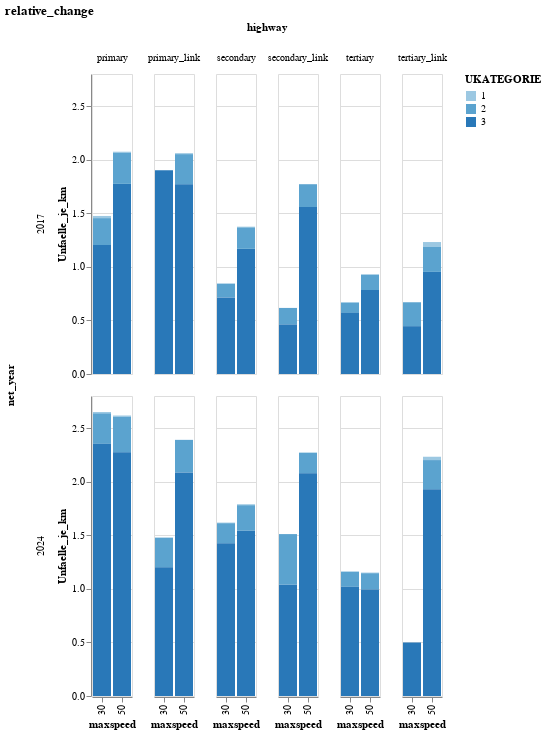

Write notebook code for a chart like this one.
### Code cell
source = Acc2bufferedNet_grouped_allYears_wLength

#source=source[source.net_year=="2017"]

alt.Chart(source, title="relative_change").mark_bar().encode(
    x='maxspeed',
    y='Unfaelle_je_km',
    color='UKATEGORIE:O',
    column="highway",
    tooltip=["UKATEGORIE","count","Unfaelle_je_km","length"],
    row="net_year",
)

### Figure 1 — Vega-Lite specification as saved in the notebook (floating-point values rounded to 4 significant figures)
{"config": {"view": {"continuousWidth": 300, "continuousHeight": 300}}, "data": {"name": "data-9984068ab4f582bf600c1736aea96ec8"}, "mark": {"type": "bar"}, "encoding": {"color": {"field": "UKATEGORIE", "type": "ordinal"}, "column": {"field": "highway", "type": "nominal"}, "row": {"field": "net_year", "type": "nominal"}, "tooltip": [{"field": "UKATEGORIE", "type": "quantitative"}, {"field": "count", "type": "quantitative"}, {"field": "Unfaelle_je_km", "type": "quantitative"}, {"field": "length", "type": "quantitative"}], "x": {"field": "maxspeed", "type": "nominal"}, "y": {"field": "Unfaelle_je_km", "type": "quantitative"}}, "title": "relative_change", "$schema": "https://vega.github.io/schema/vega-lite/v5.20.1.json", "datasets": {"data-9984068ab4f582bf600c1736aea96ec8": [{"highway": "primary", "maxspeed": "30", "UKATEGORIE": 1, "count": 4, "net_year": "2017", "length": 195.2, "Unfaelle_je_km": 0.02049}, {"highway": "primary", "maxspeed": "30", "UKATEGORIE": 2, "count": 49, "net_year": "2017", "length": 195.2, "Unfaelle_je_km": 0.251}, {"highway": "primary", "maxspeed": "30", "UKATEGORIE": 3, "count": 235, "net_year": "2017", "length": 195.2, "Unfaelle_je_km": 1.204}, {"highway": "primary", "maxspeed": "50", "UKATEGORIE": 1, "count": 78, "net_year": "2017", "length": 8523.0, "Unfaelle_je_km": 0.009151}, {"highway": "primary", "maxspeed": "50", "UKATEGORIE": 2, "count": 2483, "net_year": "2017", "length": 8523.0, "Unfaelle_je_km": 0.2913}, {"highway": "primary", "maxspeed": "50", "UKATEGORIE": 3, "count": 15123, "net_year": "2017", "length": 8523.0, "Unfaelle_je_km": 1.774}, {"highway": "primary_link", "maxspeed": "30", "UKATEGORIE": 3, "count": 11, "net_year": "2017", "length": 5.787, "Unfaelle_je_km": 1.901}, {"highway": "primary_link", "maxspeed": "50", "UKATEGORIE": 1, "count": 2, "net_year": "2017", "length": 216.9, "Unfaelle_je_km": 0.009222}, {"highway": "primary_link", "maxspeed": "50", "UKATEGORIE": 2, "count": 61, "net_year": "2017", "length": 216.9, "Unfaelle_je_km": 0.2813}, {"highway": "primary_link", "maxspeed": "50", "UKATEGORIE": 3, "count": 384, "net_year": "2017", "length": 216.9, "Unfaelle_je_km": 1.771}, {"highway": "secondary", "maxspeed": "30", "UKATEGORIE": 1, "count": 4, "net_year": "2017", "length": 1093.0, "Unfaelle_je_km": 0.003658}, {"highway": "secondary", "maxspeed": "30", "UKATEGORIE": 2, "count": 139, "net_year": "2017", "length": 1093.0, "Unfaelle_je_km": 0.1271}, {"highway": "secondary", "maxspeed": "30", "UKATEGORIE": 3, "count": 782, "net_year": "2017", "length": 1093.0, "Unfaelle_je_km": 0.7151}, {"highway": "secondary", "maxspeed": "50", "UKATEGORIE": 1, "count": 155, "net_year": "2017", "length": 22630.0, "Unfaelle_je_km": 0.006849}, {"highway": "secondary", "maxspeed": "50", "UKATEGORIE": 2, "count": 4538, "net_year": "2017", "length": 22630.0, "Unfaelle_je_km": 0.2005}, {"highway": "secondary", "maxspeed": "50", "UKATEGORIE": 3, "count": 26430, "net_year": "2017", "length": 22630.0, "Unfaelle_je_km": 1.168}, {"highway": "secondary_link", "maxspeed": "30", "UKATEGORIE": 2, "count": 1, "net_year": "2017", "length": 6.486, "Unfaelle_je_km": 0.1542}, {"highway": "secondary_link", "maxspeed": "30", "UKATEGORIE": 3, "count": 3, "net_year": "2017", "length": 6.486, "Unfaelle_je_km": 0.4625}, {"highway": "secondary_link", "maxspeed": "50", "UKATEGORIE": 2, "count": 27, "net_year": "2017", "length": 126.5, "Unfaelle_je_km": 0.2135}, {"highway": "secondary_link", "maxspeed": "50", "UKATEGORIE": 3, "count": 197, "net_year": "2017", "length": 126.5, "Unfaelle_je_km": 1.558}, {"highway": "tertiary", "maxspeed": "30", "UKATEGORIE": 1, "count": 7, "net_year": "2017", "length": 2945.0, "Unfaelle_je_km": 0.002377}, {"highway": "tertiary", "maxspeed": "30", "UKATEGORIE": 2, "count": 284, "net_year": "2017", "length": 2945.0, "Unfaelle_je_km": 0.09645}, {"highway": "tertiary", "maxspeed": "30", "UKATEGORIE": 3, "count": 1680, "net_year": "2017", "length": 2945.0, "Unfaelle_je_km": 0.5705}, {"highway": "tertiary", "maxspeed": "50", "UKATEGORIE": 1, "count": 81, "net_year": "2017", "length": 18270.0, "Unfaelle_je_km": 0.004433}, {"highway": "tertiary", "maxspeed": "50", "UKATEGORIE": 2, "count": 2613, "net_year": "2017", "length": 18270.0, "Unfaelle_je_km": 0.143}, {"highway": "tertiary", "maxspeed": "50", "UKATEGORIE": 3, "count": 14317, "net_year": "2017", "length": 18270.0, "Unfaelle_je_km": 0.7835}, {"highway": "tertiary_link", "maxspeed": "30", "UKATEGORIE": 2, "count": 1, "net_year": "2017", "length": 4.48, "Unfaelle_je_km": 0.2232}, {"highway": "tertiary_link", "maxspeed": "30", "UKATEGORIE": 3, "count": 2, "net_year": "2017", "length": 4.48, "Unfaelle_je_km": 0.4464}, {"highway": "tertiary_link", "maxspeed": "50", "UKATEGORIE": 1, "count": 2, "net_year": "2017", "length": 43.03, "Unfaelle_je_km": 0.04648}, {"highway": "tertiary_link", "maxspeed": "50", "UKATEGORIE": 2, "count": 10, "net_year": "2017", "length": 43.03, "Unfaelle_je_km": 0.2324}, {"highway": "tertiary_link", "maxspeed": "50", "UKATEGORIE": 3, "count": 41, "net_year": "2017", "length": 43.03, "Unfaelle_je_km": 0.9528}, {"highway": "primary", "maxspeed": "30", "UKATEGORIE": 1, "count": 5, "net_year": "2024", "length": 404.4, "Unfaelle_je_km": 0.01236}, {"highway": "primary", "maxspeed": "30", "UKATEGORIE": 2, "count": 115, "net_year": "2024", "length": 404.4, "Unfaelle_je_km": 0.2844}, {"highway": "primary", "maxspeed": "30", "UKATEGORIE": 3, "count": 952, "net_year": "2024", "length": 404.4, "Unfaelle_je_km": 2.354}, {"highway": "primary", "maxspeed": "50", "UKATEGORIE": 1, "count": 107, "net_year": "2024", "length": 9218.0, "Unfaelle_je_km": 0.01161}, {"highway": "primary", "maxspeed": "50", "UKATEGORIE": 2, "count": 3061, "net_year": "2024", "length": 9218.0, "Unfaelle_je_km": 0.3321}, {"highway": "primary", "maxspeed": "50", "UKATEGORIE": 3, "count": 20965, "net_year": "2024", "length": 9218.0, "Unfaelle_je_km": 2.274}, {"highway": "primary_link", "maxspeed": "30", "UKATEGORIE": 2, "count": 3, "net_year": "2024", "length": 10.82, "Unfaelle_je_km": 0.2772}, {"highway": "primary_link", "maxspeed": "30", "UKATEGORIE": 3, "count": 13, "net_year": "2024", "length": 10.82, "Unfaelle_je_km": 1.201}, {"highway": "primary_link", "maxspeed": "50", "UKATEGORIE": 2, "count": 78, "net_year": "2024", "length": 256.8, "Unfaelle_je_km": 0.3037}, {"highway": "primary_link", "maxspeed": "50", "UKATEGORIE": 3, "count": 536, "net_year": "2024", "length": 256.8, "Unfaelle_je_km": 2.087}, {"highway": "secondary", "maxspeed": "30", "UKATEGORIE": 1, "count": 10, "net_year": "2024", "length": 1745.0, "Unfaelle_je_km": 0.005732}, {"highway": "secondary", "maxspeed": "30", "UKATEGORIE": 2, "count": 327, "net_year": "2024", "length": 1745.0, "Unfaelle_je_km": 0.1874}, {"highway": "secondary", "maxspeed": "30", "UKATEGORIE": 3, "count": 2487, "net_year": "2024", "length": 1745.0, "Unfaelle_je_km": 1.425}, {"highway": "secondary", "maxspeed": "50", "UKATEGORIE": 1, "count": 240, "net_year": "2024", "length": 26870.0, "Unfaelle_je_km": 0.008933}, {"highway": "secondary", "maxspeed": "50", "UKATEGORIE": 2, "count": 6396, "net_year": "2024", "length": 26870.0, "Unfaelle_je_km": 0.2381}, {"highway": "secondary", "maxspeed": "50", "UKATEGORIE": 3, "count": 41452, "net_year": "2024", "length": 26870.0, "Unfaelle_je_km": 1.543}, {"highway": "secondary_link", "maxspeed": "30", "UKATEGORIE": 2, "count": 5, "net_year": "2024", "length": 10.59, "Unfaelle_je_km": 0.4722}, {"highway": "secondary_link", "maxspeed": "30", "UKATEGORIE": 3, "count": 11, "net_year": "2024", "length": 10.59, "Unfaelle_je_km": 1.039}, {"highway": "secondary_link", "maxspeed": "50", "UKATEGORIE": 1, "count": 1, "net_year": "2024", "length": 214.6, "Unfaelle_je_km": 0.004659}, {"highway": "secondary_link", "maxspeed": "50", "UKATEGORIE": 2, "count": 41, "net_year": "2024", "length": 214.6, "Unfaelle_je_km": 0.191}, {"highway": "secondary_link", "maxspeed": "50", "UKATEGORIE": 3, "count": 446, "net_year": "2024", "length": 214.6, "Unfaelle_je_km": 2.078}, {"highway": "tertiary", "maxspeed": "30", "UKATEGORIE": 1, "count": 18, "net_year": "2024", "length": 4252.0, "Unfaelle_je_km": 0.004234}, {"highway": "tertiary", "maxspeed": "30", "UKATEGORIE": 2, "count": 593, "net_year": "2024", "length": 4252.0, "Unfaelle_je_km": 0.1395}, {"highway": "tertiary", "maxspeed": "30", "UKATEGORIE": 3, "count": 4335, "net_year": "2024", "length": 4252.0, "Unfaelle_je_km": 1.02}, {"highway": "tertiary", "maxspeed": "50", "UKATEGORIE": 1, "count": 151, "net_year": "2024", "length": 25600.0, "Unfaelle_je_km": 0.005897}, {"highway": "tertiary", "maxspeed": "50", "UKATEGORIE": 2, "count": 3902, "net_year": "2024", "length": 25600.0, "Unfaelle_je_km": 0.1524}, {"highway": "tertiary", "maxspeed": "50", "UKATEGORIE": 3, "count": 25443, "net_year": "2024", "length": 25600.0, "Unfaelle_je_km": 0.9937}, {"highway": "tertiary_link", "maxspeed": "30", "UKATEGORIE": 3, "count": 3, "net_year": "2024", "length": 6.014, "Unfaelle_je_km": 0.4988}, {"highway": "tertiary_link", "maxspeed": "50", "UKATEGORIE": 1, "count": 3, "net_year": "2024", "length": 95.83, "Unfaelle_je_km": 0.03131}, {"highway": "tertiary_link", "maxspeed": "50", "UKATEGORIE": 2, "count": 26, "net_year": "2024", "length": 95.83, "Unfaelle_je_km": 0.2713}, {"highway": "tertiary_link", "maxspeed": "50", "UKATEGORIE": 3, "count": 185, "net_year": "2024", "length": 95.83, "Unfaelle_je_km": 1.93}]}}
